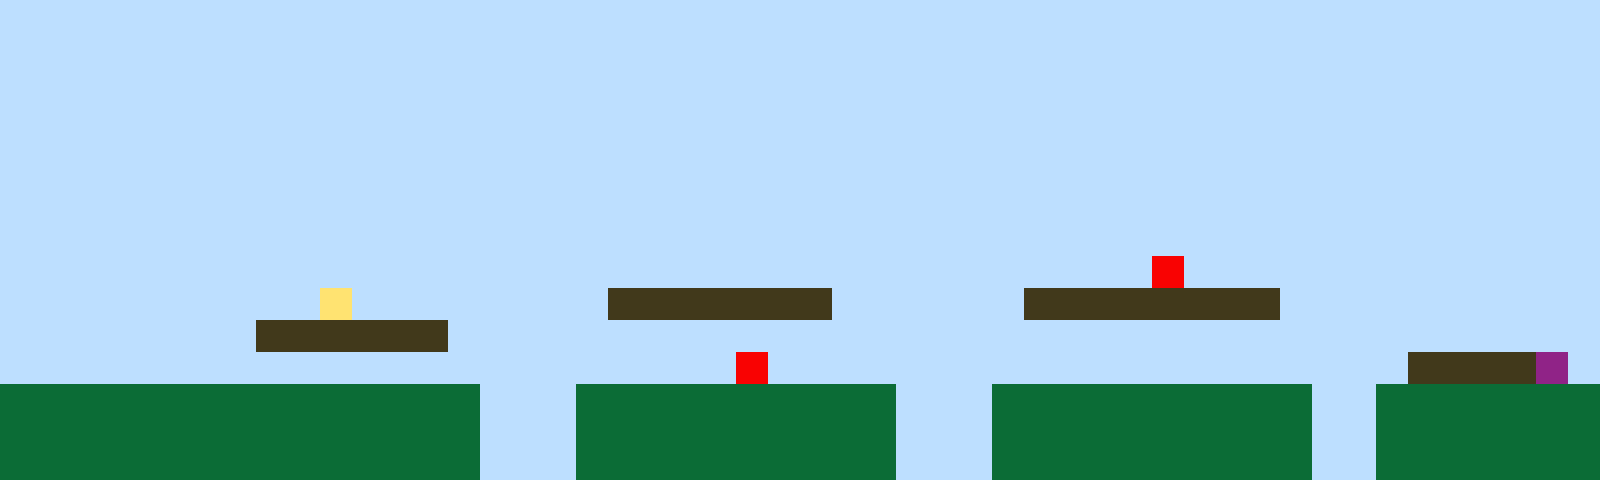

A 2D game scene composited from a Tiled map and its tileset images. What follows is a short description and the map's XML, with every tile layer's data as written:
An orthogonal 50x15 tile map with 32x32 px tiles, 1 tile layer (Tile Layer 1).

<map version="1.10" tiledversion="1.11.2" orientation="orthogonal" renderorder="right-up" width="50" height="15" tilewidth="32" tileheight="32" infinite="0" nextlayerid="2" nextobjectid="1"><editorsettings><export target="map1.csv" format="csv" /></editorsettings><tileset firstgid="1" name="sprites" tilewidth="32" tileheight="32" tilecount="6" columns="3"><image source="sprites.png" width="96" height="64" /></tileset><layer id="1" name="Tile Layer 1" width="50" height="15"><data encoding="csv">1,1,1,1,1,1,1,1,1,1,1,1,1,1,1,1,1,1,1,1,1,1,1,1,1,1,1,1,1,1,1,1,1,1,1,1,1,1,1,1,1,1,1,1,1,1,1,1,1,1,1,1,1,1,1,1,1,1,1,1,1,1,1,1,1,1,1,1,1,1,1,1,1,1,1,1,1,1,1,1,1,1,1,1,1,1,1,1,1,1,1,1,1,1,1,1,1,1,1,1,1,1,1,1,1,1,1,1,1,1,1,1,1,1,1,1,1,1,1,1,1,1,1,1,1,1,1,1,1,1,1,1,1,1,1,1,1,1,1,1,1,1,1,1,1,1,1,1,1,1,1,1,1,1,1,1,1,1,1,1,1,1,1,1,1,1,1,1,1,1,1,1,1,1,1,1,1,1,1,1,1,1,1,1,1,1,1,1,1,1,1,1,1,1,1,1,1,1,1,1,1,1,1,1,1,1,1,1,1,1,1,1,1,1,1,1,1,1,1,1,1,1,1,1,1,1,1,1,1,1,1,1,1,1,1,1,1,1,1,1,1,1,1,1,1,1,1,1,1,1,1,1,1,1,1,1,1,1,1,1,1,1,1,1,1,1,1,1,1,1,1,1,1,1,1,1,1,1,1,1,1,1,1,1,1,1,1,1,1,1,1,1,1,1,1,1,1,1,1,1,1,1,1,1,1,1,1,1,1,1,1,1,1,1,1,1,1,1,1,1,1,1,1,1,1,1,1,1,1,1,1,1,1,1,1,1,1,1,1,1,1,1,1,1,1,1,1,1,1,1,1,1,1,1,1,1,1,1,1,1,1,1,1,1,1,1,1,1,1,1,1,1,1,1,1,1,1,1,1,1,1,1,1,1,1,1,1,1,1,1,1,1,1,1,1,1,1,1,1,1,1,1,1,1,1,1,1,1,1,1,1,1,1,1,1,1,1,1,1,1,1,1,1,1,1,1,1,1,1,1,1,1,1,1,1,1,5,1,1,1,1,1,1,1,1,1,1,1,1,1,1,1,1,1,1,1,1,1,1,1,4,1,1,1,1,1,1,1,1,3,3,3,3,3,3,3,1,1,1,1,1,1,3,3,3,3,3,3,3,3,1,1,1,1,1,1,1,1,1,1,1,1,1,1,1,1,1,1,3,3,3,3,3,3,1,1,1,1,1,1,1,1,1,1,1,1,1,1,1,1,1,1,1,1,1,1,1,1,1,1,1,1,1,1,1,1,1,1,1,1,1,1,1,1,1,1,1,1,1,1,1,1,1,1,1,1,1,1,1,1,1,1,1,5,1,1,1,1,1,1,1,1,1,1,1,1,1,1,1,1,1,1,1,1,3,3,3,3,6,1,2,2,2,2,2,2,2,2,2,2,2,2,2,2,2,1,1,1,2,2,2,2,2,2,2,2,2,2,1,1,1,2,2,2,2,2,2,2,2,2,2,1,1,2,2,2,2,2,2,2,2,2,2,2,2,2,2,2,2,2,2,2,2,2,2,1,1,1,2,2,2,2,2,2,2,2,2,2,1,1,1,2,2,2,2,2,2,2,2,2,2,1,1,2,2,2,2,2,2,2,2,2,2,2,2,2,2,2,2,2,2,2,2,2,2,1,1,1,2,2,2,2,2,2,2,2,2,2,1,1,1,2,2,2,2,2,2,2,2,2,2,1,1,2,2,2,2,2,2,2</data></layer></map>
